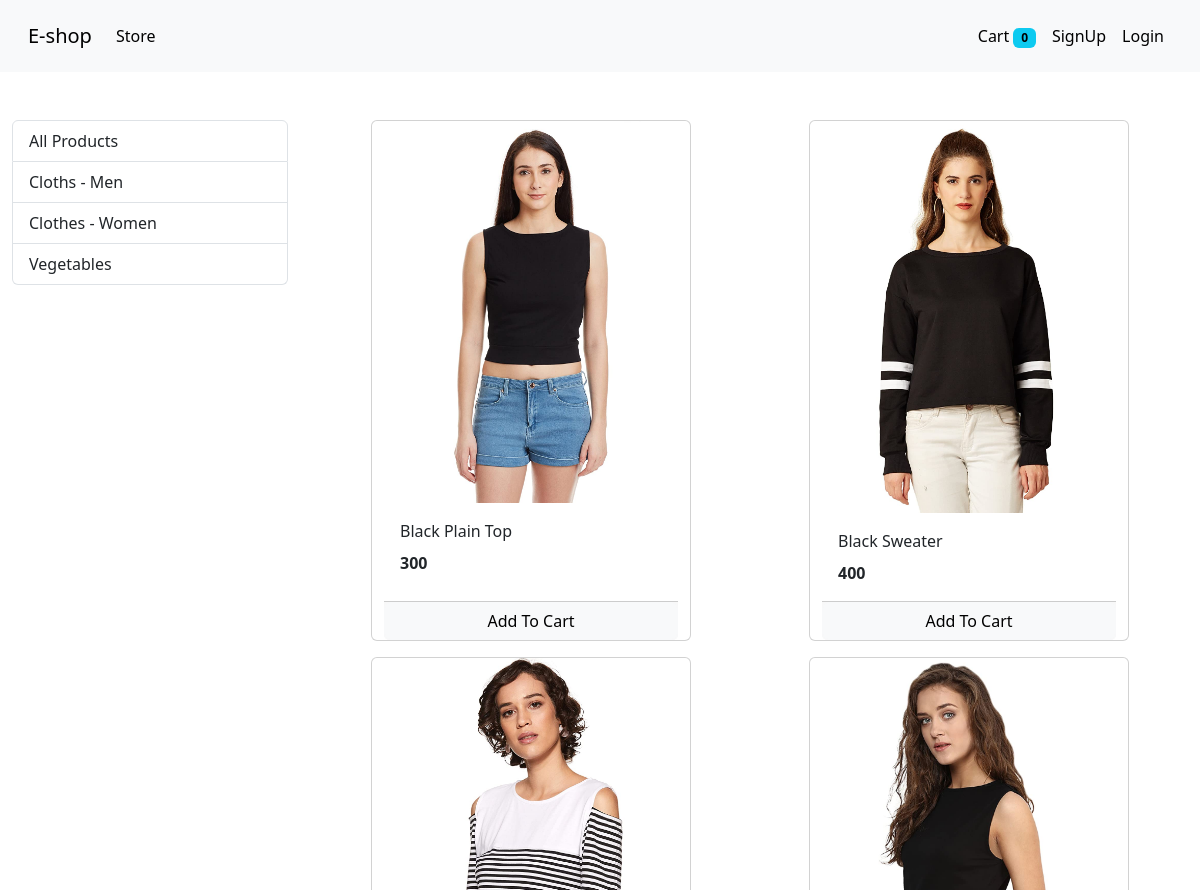
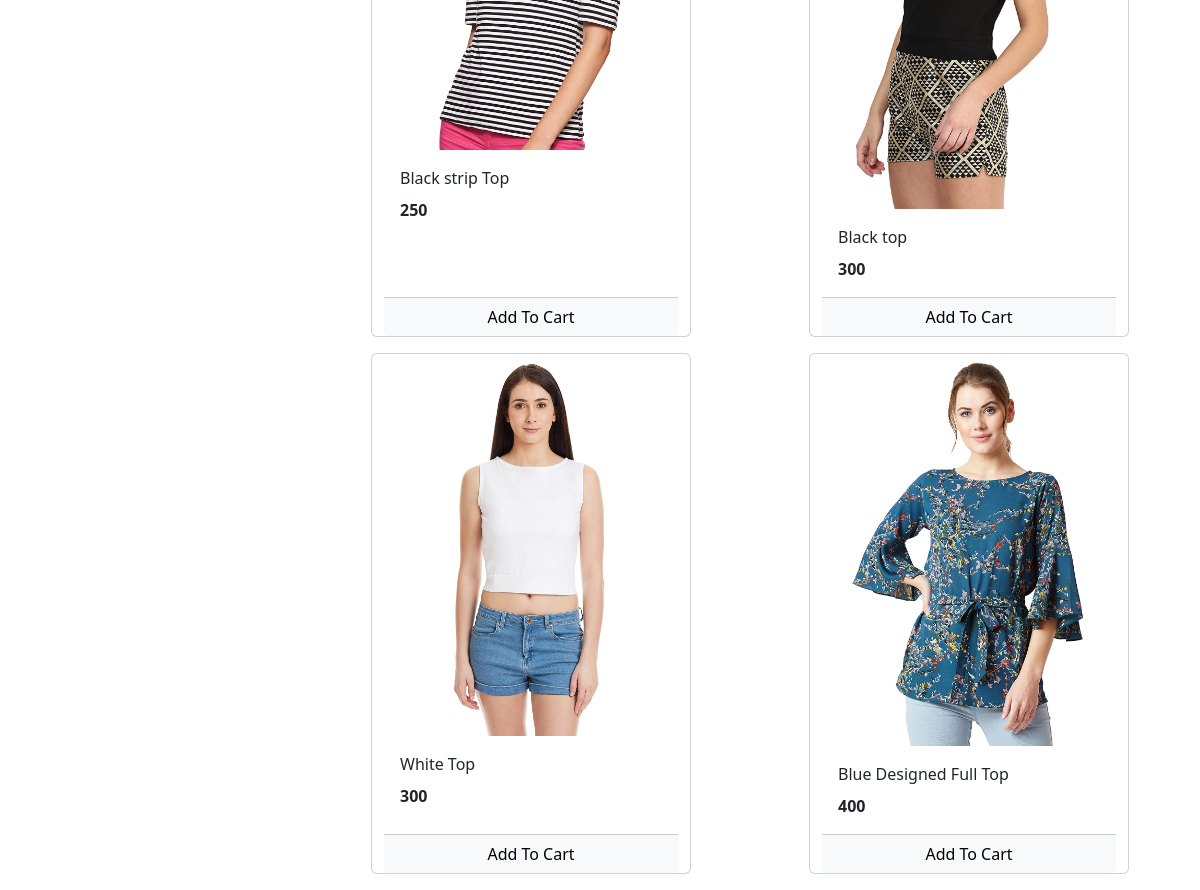
The app's page /?category=2 with its own data (2 pictures, top to bottom).
### store/models/category.py (models this page shows, shortened)
class Category(models.Model):
     name = models.CharField(max_length=100)
     @staticmethod
     def get_all_categories():
          return Category.objects.all()

### store/models/product.py (models this page shows, shortened)
class Product(models.Model):
     name = models.CharField(max_length=100)
     price = models.IntegerField(default=0)
     category = models.ForeignKey(Category, on_delete=models.CASCADE, default=1)
     description = models.CharField(max_length=200, default='', null=True, blank=True)
     image = models.ImageField(upload_to='uploads/products/')
     @staticmethod
     def get_all_products_by_categoryId(category_id):
          if category_id:
               return Product.objects.filter(category = category_id)
          else:
               return Product.get_all_products()

### store/views.py (the view, shortened to what this page needs)
# urls.py: path('', views.Index.as_view() , name="index"),
class Index(View):
     def get(self, request):
          cart = request.session.get('cart')
          if not cart:
               request.session['cart'] = {}
          products = None
          categories = Category.get_all_categories()
          categoryId = request.GET.get('category')
          if categoryId:
               products = Product.get_all_products_by_categoryId(categoryId)
          else:
               products = Product.get_all_products()
          context = {
               'products':products,
               'categories':categories
          }
          return render(request, 'index.html', context)

### store/templatetags/cart.py (called while the page is built)
@register.filter(name='is_in_cart')
def is_in_cart(product, cart):
     keys = cart.keys()
     for id in keys:
          if int(id) == product.id:
               return True
     return False

### store/templates/index.html (shortened to what this page needs)
{% extends 'base.html' %}
{% block content %}
{% load cart %}
<div class="container-fluid mt-5">
     <div class="row">
          <div class="col-lg-3 mx-auto">
               <div class="list-group">
                    <a href="/" class="list-group-item list-group-item-action "
                         >All Products</a>
                    {% for category in categories %}
                         <a href="/?category={{category.id}}" class="list-group-item list-group-item-action "
                         >{{category.name}}</a>
                    {% endfor %}
               </div>
          </div>
          <div id="products" class="col-lg-9 mx-auto ">
               <div class="row mx-auto">
                    {% for product in products %}
                    <div class="card mx-auto mb-3" id={{ product.id }} style="width: 20rem;">
                         <img src="/media/{{ product.image }}" class="card-img-top" alt="...">
                         <div class="card-body">
                              <p class="card-title">{{ product.name}}</p>
                              <p class="card-text"><b>{{product.price}}</b></p>
                         </div>
                         <div class="card-footer p-0 m-0 ">
                              {% if  product|is_in_cart:request.session.cart %}
                              <div class="row">
                                   <form action="/#{{ product.id }}" method="post" class="col-2 ">
                                        {% csrf_token %}
                                        <input hidden type="text" name="product" value="{{ product.id }}">
                                        <input hidden type="text" name="remove" value="True">
                                        <input type="submit" value=" - " class="btn btn-block btn-secondary">
                                   </form>
                                   <div class="text-center col">{{product|cart_count:request.session.cart}} in Cart </div>
                                   <form action="/#{{product.id}}" method="post" class="col-2">
                                        {% csrf_token %}
                                        <input hidden type="text" name="product" value="{{ product.id }}">
                                        <input type="submit" value=" + " class="btn btn-block btn-secondary">
                                   </form>
                              </div>
                              {% else %}
                              <form action="/#{{product.id}}" method="post" >
                                   <input type="submit" class="float-right btn btn-light btn-block form-control " value="Add To Cart">
                              </form>
                              {% endif %}
                         </div>
                    </div>
               {% endfor %}
          </div>
</div>
{% endblock %}

### records on screen
Category: name "Cloths - Men"
Category: name "Clothes - Women"
Category: name "Vegetables"
Product: image (picture), name "Black Plain Top", price "300"
Product: image (picture), name "Black Sweater", price "400"
Product: image (picture), name "Black strip Top", price "250"
Product: image (picture), name "Black top", price "300"
Product: image (picture), name "White Top", price "300"
Product: image (picture), name "Blue Designed Full Top", price "400"

### other values on screen
{{ request.session.cart.keys|length }} "0"
